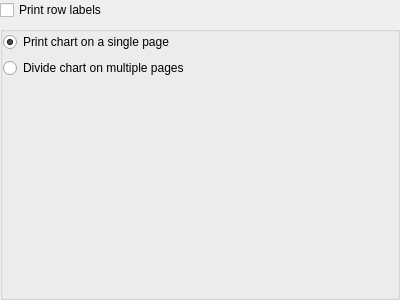
<ui version="4.0" >
 <class>KPlato::GanttPrintingOptionsWidget</class>
 <widget class="QWidget" name="KPlato::GanttPrintingOptionsWidget" >
  <property name="geometry" >
   <rect>
    <x>0</x>
    <y>0</y>
    <width>400</width>
    <height>300</height>
   </rect>
  </property>
  <layout class="QVBoxLayout" name="verticalLayout" >
   <property name="margin" >
    <number>0</number>
   </property>
   <item>
    <widget class="QCheckBox" name="ui_printRowLabels" >
     <property name="text" >
      <string>Print row labels</string>
     </property>
    </widget>
   </item>
   <item>
    <widget class="QGroupBox" name="groupBox" >
     <property name="title" >
      <string/>
     </property>
     <property name="flat" >
      <bool>true</bool>
     </property>
     <layout class="QVBoxLayout" name="verticalLayout_2" >
      <property name="margin" >
       <number>0</number>
      </property>
      <item>
       <widget class="QRadioButton" name="ui_singlePage" >
        <property name="text" >
         <string>Print chart on a single page</string>
        </property>
        <property name="checked" >
         <bool>true</bool>
        </property>
       </widget>
      </item>
      <item>
       <widget class="QRadioButton" name="ui_multiplePages" >
        <property name="text" >
         <string>Divide chart on multiple pages</string>
        </property>
       </widget>
      </item>
      <item>
       <spacer name="verticalSpacer" >
        <property name="orientation" >
         <enum>Qt::Vertical</enum>
        </property>
        <property name="sizeHint" stdset="0" >
         <size>
          <width>20</width>
          <height>40</height>
         </size>
        </property>
       </spacer>
      </item>
     </layout>
    </widget>
   </item>
  </layout>
 </widget>
 <resources/>
 <connections/>
</ui>
